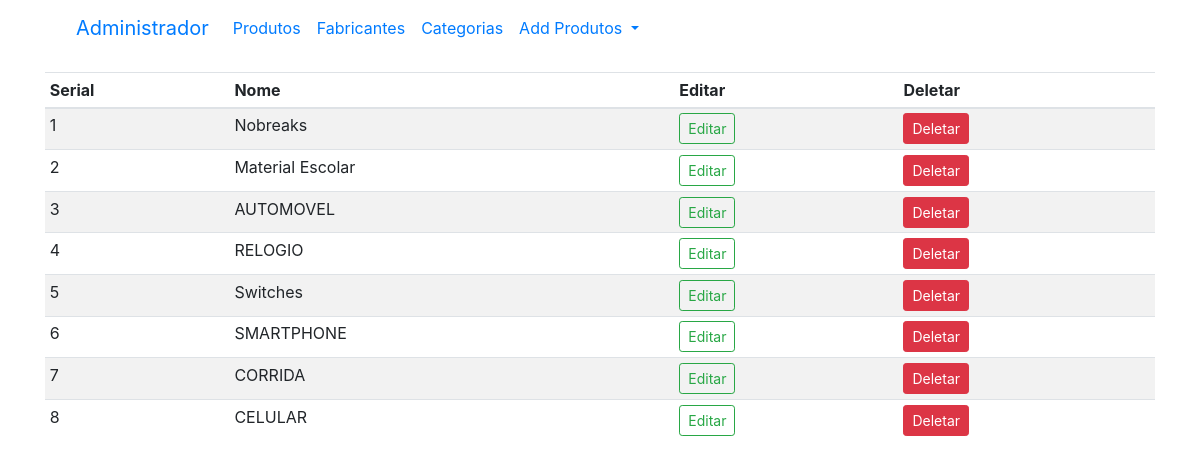
Page /categoria (signed in) on the earlier database version.
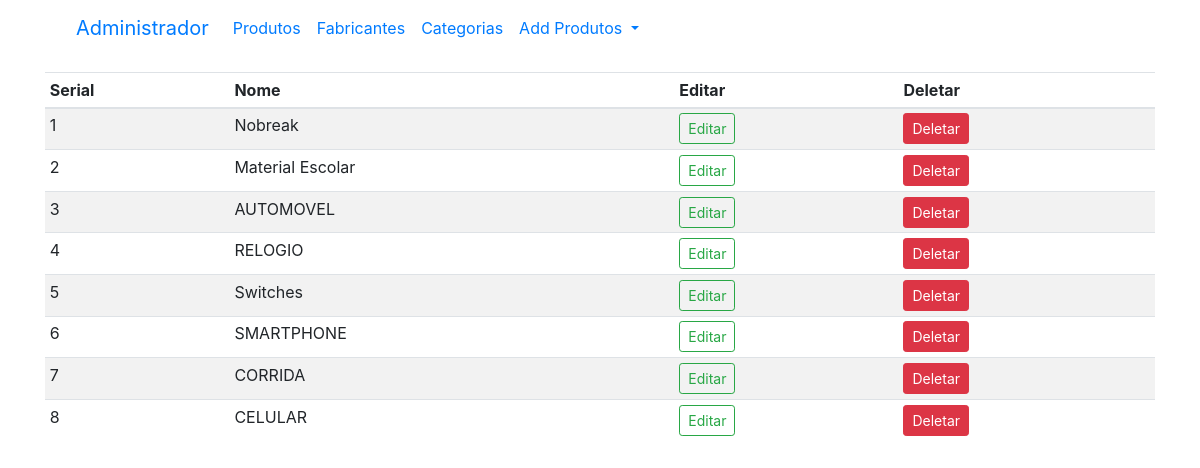
Same page on the later database version.
### loja/produtos/models.py (models this page shows)
class Categoria(db.Model):
    id = db.Column(db.Integer, primary_key=True)
    name = db.Column(db.String(100), nullable=False,unique=True)

### loja/admin/rotas.py (the view)
@app.route('/categoria')
def categoria():
    if 'email' not in session:
        flash('Por favor, faça o login para acessar o sistema ', 'danger')
        return redirect(url_for('login'))
    categorias = Categoria.query.order_by(Categoria.id.desc()).all()
    return render_template('admin/marca.html', title="Pagina de Categorias", categorias=categorias)

### loja/templates/admin/marca.html (shortened to what this page needs)
{% extends 'layouts.html' %}
{% block content %}
<div class="container">
  <nav class="navbar navbar-expand-lg bg-body-tertiary">
    <div class="container-fluid">
        <a class="navbar-brand" href="#">Administrador</a>
        <div class="collapse navbar-collapse" id="navbarNavDropdown">
            <ul class="navbar-nav">
                <li class="nav-item">
                    <a class="nav-link" href="{{ url_for('admin') }}">Produtos</a>
                </li>
                <li class="nav-item">
                    <a class="nav-link" href="{{ url_for('marcas') }}">Fabricantes</a>
                </li>
                <li class="nav-item">
                    <a class="nav-link" href="{{ url_for('categoria') }}">Categorias</a>
                </li>
                <li class="nav-item dropdown">
                    <a class="nav-link dropdown-toggle" href="#" id="navbarDropdownMenuLink" role="button" data-bs-toggle="dropdown" aria-haspopup="true" aria-expanded="false">
                        Add Produtos
                    </a>
                </li>
            </ul>
        </div>
    </div>
  </nav>
</div>
<div class="container mt-3">
  <table class="table table-sm table-striped">
      <thead>
          <th>Serial</th>
          <th>Nome</th>
          <th>Editar</th>
          <th>Deletar</th>
      </thead>
      <tbody>
          {% if marcas %}
          {% for marca in marcas %}
          <tr>
              <td>{{ loop.index }}</td>
              <td>{{ marca.name }}</td>
              <td><a href="{{ url_for('updatemarca', id=marca.id) }}" class="btn btn-sm btn-outline-success">Editar</a></td>
              <td>
                  <button type="button" class="btn btn-danger btn-sm" data-bs-toggle="modal" data-bs-target="#exampleModal-{{ marca.id }}">
                      Deletar
                  </button>
              </td>
          </tr>
          <div class="modal fade" id="exampleModal-{{marca.id}}" tabindex="-1" aria-labelledby="exampleModalLabel" aria-hidden="true">
            <div class="modal-dialog">
              <div class="modal-content">
                <div class="modal-header">
                  <h1 class="modal-title fs-5" id="exampleModalLabel">{{marca.name}}</h1>
                  <button type="button" class="btn-close" data-bs-dismiss="modal" aria-label="Close"></button>
                </div>
                <form action="{{ url_for('deletemarca', id=marca.id) }}" method="POST">
                  <div class="modal-body">
                    <span class="text-danger">Tem certeza que deseja deletar este Fabricante {{ marca.name }}?</span>
                  </div>
                  <div class="modal-footer">
                    <button type="button" class="btn btn-warning" data-bs-dismiss="modal">Cancelar</button>
                    <button type="submit" class="btn btn-danger">Deletar</button>
                  </div>
                </form>
              </div>
            </div>
          </div>
          {% endfor %}
          {% else %}
          {%for categoria in categorias %}
          <tr>
            <td>{{loop.index}}</td>
            <td>{{categoria.name}}</td>
            <td><a href="{{url_for('updatecat', id=categoria.id)}}" class="btn btn-sm btn-outline-success">Editar</a></td>
            <td>
              <button type="button" class="btn btn-danger btn-sm" data-bs-toggle="modal" data-bs-target="#exampleModal-{{ categoria.id }}">
                Deletar
              </button>
            </td>
          </tr>
          {% endfor %}
          {% endif %}
      </tbody>
  </table>
</div>
{% endblock content %}

### loja/templates/layouts.html (shortened to what this page needs)
<!doctype html>
<html lang="en">
  <head>
    <link rel="stylesheet" href="{{url_for('static', filename='css/bootstrap.min.css')}}" >
  </head>
  <body>
{% block content %}
{% endblock content%}
  </body>
</html>

Differences in the rows shown:
changed Categoria: name "Nobreaks" → "Nobreak"
